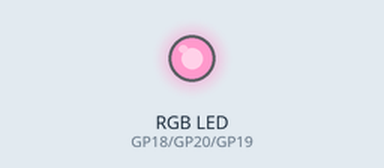
Simulated run of this program. Board: Raspberry Pi Pico running MicroPython. On the bench: an RGB LED mixed from three pins (HIGH = lit). At 0.0 s the program stops and its outputs stay as they are.

Above: at 0.1 s.
Timing chart, 0 to 1.5 s (numbered marks = the images above):
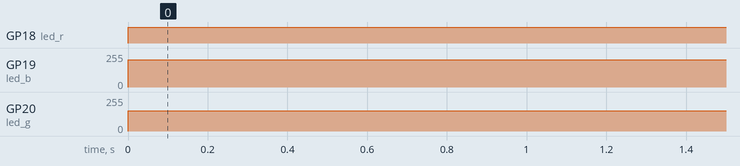

Measured:
- by itself, GP18 (led_r): LOW → HIGH at 0.00 s
- by itself, GP19 (led_b): 0/255 → 204/255 at 0.00 s
- by itself, GP20 (led_g): 0/255 → 153/255 at 0.00 s

The program:

led-color_pico.py
```python
from machine import Pin, PWM

RED_PIN = 18
GREEN_PIN = 20
BLUE_PIN = 19

RED = 65535
GREEN = 39321
BLUE = 52428

led_r = PWM( Pin( RED_PIN ) )
led_g = PWM( Pin( GREEN_PIN ) )
led_b = PWM( Pin( BLUE_PIN ) )

led_r.freq( 50 )
led_g.freq( 50 )
led_b.freq( 50 )

led_r.duty_u16( RED )
led_g.duty_u16( GREEN )
led_b.duty_u16( BLUE )
```
